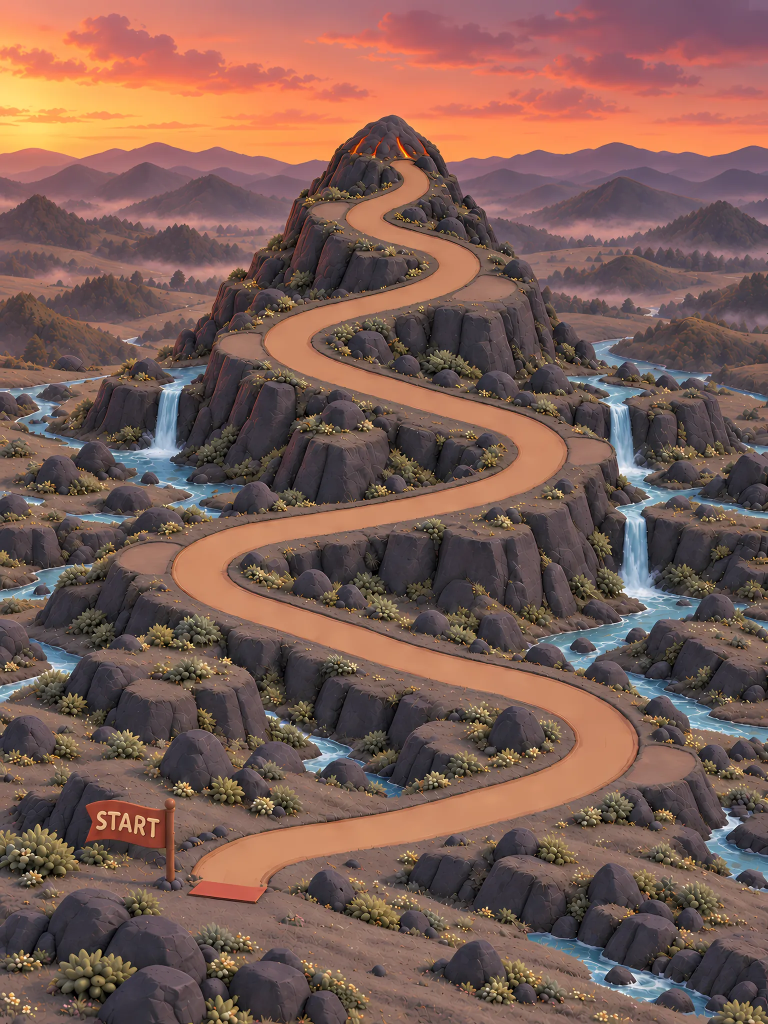
#> input picture assets/climb/ember_peak/background_light.webp, 1536 x 2048 px, given in place of background_light.png, which was not available (shown at 1/2 size)
$ python framing.py
#> lines starting #> are read from the running program, lines starting #| are printed output that depends on the picture; after the words box and inside, x2 and y2 are one past the last pixel; in counts of white or black regions, pixels touching at a corner belong together
### tool/scene_art/trail.py
"""Trail and clearing extraction from a scene-art background image.

Measuring code only (Scene Art Batch 0, docs/design/scene-art/batch0/):
nothing in lib/ imports it. Every function is deterministic, so the same
image always gives the same numbers.

Coordinates: pixels of the image being read, and "normalized" = x / width,
y / height (0-1, origin top left), so images of different sizes compare.
"""

from __future__ import annotations

import dataclasses
import json
import math
import os
from pathlib import Path

import numpy as np
from PIL import Image
from scipy import ndimage
from scipy.sparse import coo_matrix
from scipy.sparse.csgraph import dijkstra
from skimage.color import rgb2lab
from skimage.morphology import disk, skeletonize

REPO = Path(__file__).resolve().parents[2]
SOURCE = REPO / "docs/design/scene-art/source"
# SCENE_ART_OUT redirects every output (used for the deliberate-break runs).
OUT = Path(os.environ.get("SCENE_ART_OUT", REPO / "docs/design/scene-art/batch0"))

# A point on the trail's lowest long leg, normalized. Every theme image has
# the trail at the same place (decision S4), so one seed serves them all; a
# theme that moved its trail fails here first (the seed is off the trail).
SEED = (0.444, 0.6215)

# CIE76 colour distance (Lab) from the trail's own colour.
TRAIL_DELTA_E = 14.0


@dataclasses.dataclass
class Trail:
    image: str
    size: tuple[int, int]  # width, height in px
    points: np.ndarray  # (n, 2) px, start (foot) to end (summit)
    widths: np.ndarray  # (n,) px, across the trail at each point
    mask: np.ndarray  # bool, the trail's pixels
    lab: np.ndarray
    ref: np.ndarray  # the trail's reference Lab colour

    # [4 lines left out: function norm, not called in this run]

    @property
    def length_px(self) -> float:
        return float(np.linalg.norm(np.diff(self.points, axis=0), axis=1).sum())

    def cumulative(self) -> np.ndarray:
        seg = np.linalg.norm(np.diff(self.points, axis=0), axis=1)
        return np.concatenate([[0.0], np.cumsum(seg)])

    def at(self, s: np.ndarray) -> np.ndarray:
        """Points at arc lengths [s] (px) along the polyline."""
        c = self.cumulative()
        return np.stack(
            [np.interp(s, c, self.points[:, 0]), np.interp(s, c, self.points[:, 1])],
            axis=1,
        )

    def steps(self, days: int) -> np.ndarray:
        """Day 0 (the foot) to day [days] (the summit), evenly spaced by arc
        length (decision S2)."""
        return self.at(np.linspace(0, self.length_px, days + 1))

    def width_at(self, s: np.ndarray) -> np.ndarray:
        return np.interp(s, self.cumulative(), self.widths)


def load_lab(path: Path) -> tuple[np.ndarray, np.ndarray]:
    rgb = np.asarray(Image.open(path).convert("RGB"))
    return rgb, rgb2lab(rgb / 255.0)


def _component_at(mask: np.ndarray, xy: tuple[int, int]) -> np.ndarray:
    labels, _ = ndimage.label(mask, structure=np.ones((3, 3)))
    lab_id = labels[xy[1], xy[0]]
    if lab_id == 0:
        raise ValueError("seed is not on the trail colour")
    return labels == lab_id


def trail_mask(lab: np.ndarray) -> tuple[np.ndarray, np.ndarray]:
    h, w = lab.shape[:2]
    sx, sy = int(SEED[0] * w), int(SEED[1] * h)
    r = max(2, w // 400)
    ref = np.median(lab[sy - r : sy + r + 1, sx - r : sx + r + 1].reshape(-1, 3), 0)
    scale = w / 2172  # radii below are tuned on the 2172 px green image
    for _ in range(3):
        dist = np.linalg.norm(lab - ref, axis=-1)
        # Opening cuts thin bridges to look-alike specks; closing and hole
        # filling absorb the trail's own texture and shading.
        m = ndimage.binary_opening(dist < TRAIL_DELTA_E, disk(max(1, round(3 * scale))))
        m = _component_at(m, (sx, sy))
        m = ndimage.binary_closing(m, disk(max(1, round(6 * scale))))
        m = ndimage.binary_fill_holes(m)
        ref = np.median(lab[m], 0)
    return m, ref


def _longest_path(skel: np.ndarray) -> np.ndarray:
    ys, xs = np.nonzero(skel)
    idx = -np.ones(skel.shape, dtype=np.int64)
    idx[ys, xs] = np.arange(len(xs))
    rows, cols, wts = [], [], []
    for dy, dx in ((0, 1), (1, 0), (1, 1), (1, -1)):
        y2, x2 = ys + dy, xs + dx
        ok = (y2 < skel.shape[0]) & (x2 >= 0) & (x2 < skel.shape[1])
        j = np.full(len(xs), -1)
        j[ok] = idx[y2[ok], x2[ok]]
        ok = j >= 0
        rows.append(np.arange(len(xs))[ok])
        cols.append(j[ok])
        wts.append(np.full(ok.sum(), math.hypot(dy, dx)))
    g = coo_matrix(
        (np.concatenate(wts), (np.concatenate(rows), np.concatenate(cols))),
        shape=(len(xs), len(xs)),
    ).tocsr()
    # Tree diameter: farthest from anywhere, then farthest from that.
    d0 = dijkstra(g, directed=False, indices=0)
    a = int(np.nanargmax(np.where(np.isinf(d0), -1, d0)))
    da, pred = dijkstra(g, directed=False, indices=a, return_predecessors=True)
    b = int(np.nanargmax(np.where(np.isinf(da), -1, da)))
    path = [b]
    while path[-1] != a:
        path.append(int(pred[path[-1]]))
    return np.stack([xs[path], ys[path]], axis=1).astype(float)


def _resample(p: np.ndarray, step: float) -> np.ndarray:
    seg = np.linalg.norm(np.diff(p, axis=0), axis=1)
    c = np.concatenate([[0], np.cumsum(seg)])
    s = np.linspace(0, c[-1], max(2, int(round(c[-1] / step)) + 1))
    return np.stack([np.interp(s, c, p[:, 0]), np.interp(s, c, p[:, 1])], 1)


def _inside(mask: np.ndarray, p: np.ndarray) -> bool:
    x, y = int(round(p[0])), int(round(p[1]))
    return 0 <= y < mask.shape[0] and 0 <= x < mask.shape[1] and bool(mask[y, x])


def _ray(mask: np.ndarray, p: np.ndarray, d: np.ndarray, limit: float) -> float:
    t = 0.0
    while t < limit and _inside(mask, p + d * t):
        t += 0.5
    return t


def _widths(mask: np.ndarray, pts: np.ndarray) -> np.ndarray:
    tan = np.gradient(pts, axis=0)
    tan /= np.linalg.norm(tan, axis=1, keepdims=True)
    nrm = np.stack([-tan[:, 1], tan[:, 0]], 1)
    lim = mask.shape[1] * 0.2
    return np.array(
        [_ray(mask, p, n, lim) + _ray(mask, p, -n, lim) for p, n in zip(pts, nrm)]
    )


def _cap(mask: np.ndarray, pts: np.ndarray, half: float) -> np.ndarray:
    """Replace the skeleton's ragged end with a straight run to the end
    piece's centroid. The skeleton wanders where a wide trail ends (at the
    foot the trail is cut square against the START mat), so one trail width
    is cut off; what is left of the trail beyond that point (its pixels
    within two widths, ahead along the tangent) is averaged. An area mean
    does not depend on the skeleton's wobble, so light, dark and other
    themes give the same end."""
    trim = int(max(2, 2 * half))  # resampled at 1 px, so points = px
    body = pts[:-trim]
    b = body[-1]
    d = b - body[-1 - trim]
    d /= np.linalg.norm(d)
    r = 4 * half
    x0, y0 = int(max(0, b[0] - r)), int(max(0, b[1] - r))
    x1, y1 = int(min(mask.shape[1], b[0] + r + 1)), int(min(mask.shape[0], b[1] + r + 1))
    yy, xx = np.mgrid[y0:y1, x0:x1]
    rel = np.stack([xx - b[0], yy - b[1]], -1)
    sel = mask[y0:y1, x0:x1] & ((rel**2).sum(-1) <= r * r) & (rel @ d > 0)
    if not sel.any():
        return body
    end = np.array([xx[sel].mean(), yy[sel].mean()])
    n = int(np.linalg.norm(end - b))
    tail = b + (end - b) * (np.arange(1, n + 1)[:, None] / max(n, 1))
    return np.concatenate([body, tail]) if len(tail) else body


def extract(path: Path, spacing_norm: float = 0.0025) -> Trail:
    rgb, lab = load_lab(path)
    h, w = lab.shape[:2]
    mask, ref = trail_mask(lab)
    soft = ndimage.gaussian_filter(mask.astype(float), sigma=4 * w / 2172) > 0.5
    raw = _longest_path(skeletonize(soft))
    if raw[0, 1] < raw[-1, 1]:  # start at the foot (larger y)
        raw = raw[::-1]
    p = _resample(raw, 1.0)
    # Smooth away the skeleton's pixel staircase; ends are re-cut below.
    sig = 12 * w / 2172
    p = np.stack([ndimage.gaussian_filter1d(p[:, i], sig, mode="nearest") for i in (0, 1)], 1)
    half = float(np.median(_widths(mask, p[:: max(1, len(p) // 200)]))) / 2
    p = _cap(mask, p, half)
    p = _cap(mask, p[::-1], half)[::-1]
    p = _resample(p, spacing_norm * h)
    return Trail(
        image=str(path.relative_to(REPO)) if path.is_relative_to(REPO) else str(path),
        size=(w, h),
        points=p,
        widths=_widths(mask, p),
        mask=mask,
        lab=lab,
        ref=ref,
    )


# [47 lines left out: functions bends, flatness, not called in this run]


# Flat: local L* deviation under this. Clearings measure ~0.1-0.6 inside,
# grass and rock 1-6 (tool/scene_art/README.md).
FLAT_SD = 1.0


# [86 lines left out: functions clearings, horizontal_run, not called in this run]


def horizontal_chord(mask: np.ndarray, p) -> float:
    """The trail's horizontal width (px) through [p]: an avatar stands
    upright, so its footprint lies along x whatever the leg's direction."""
    y = int(round(p[1]))
    row = mask[y]
    x = int(round(p[0]))
    if not row[x]:
        return 0.0
    l = x
    while l > 0 and row[l - 1]:
        l -= 1
    r = x
    while r < len(row) - 1 and row[r + 1]:
        r += 1
    return float(r - l + 1)


# [36 lines left out: functions nearest_arc, compare, not called in this run]


def write_json(path: Path, data) -> None:
    path.parent.mkdir(parents=True, exist_ok=True)
    path.write_text(json.dumps(data, indent=1) + "\n")

### tool/scene_art/framing.py
"""Scene Art Batch 0, step 3: framing and scale of the illustrated scene in
the Home card's window. Renders and numbers only; no product code.

    build/scene_art_venv/bin/python tool/scene_art/framing.py

Options (at the card widths of 320, 375 and 430 pt screens):
  K-a      the image fits the card's width; the camera follows the avatar
           vertically
  K-b 1.3  fitted to the width, then zoomed 1.3x; the camera follows the
           avatar on both axes
  K-b 1.6  the same at 1.6x
  K-c      the whole image fits the window's height; bands at the sides

Writes framing_numbers.txt, framing_<screen>.jpg (one sheet per screen
width: day 3, day 25, the whole mountain) and framing_overview.jpg (375 pt).
"""

from __future__ import annotations

import json
import warnings

import numpy as np
from PIL import Image, ImageDraw, ImageFilter

import trail as T
from trail import horizontal_chord
from extract_trail import font

warnings.filterwarnings("ignore", category=RuntimeWarning)

# --- The Home card today (lib/widgets/monthly_climb/, tool/design_measure) --
WINDOW_H = 350.0  # ClimbCamera.fullWindowHeight
PAWN_AT = 0.72  # ClimbCamera.pawnAt: the avatar at 72 % of the window
SCREENS = (320, 375, 430)


def card_width(screen: float) -> float:
    """tool/design_measure/layouts.dart cardWidth: the window is the card's
    full width (the frame is a foreground border)."""
    return screen - 2 * min(max(screen * 0.045, 16), 28)


# Today's avatar (F1): AvatarTile radius 29 scene units x 350/480 pt per
# unit = a 42.3 pt tile. Its ground shadow is 1.3 x radius = 0.65 of the
# tile (avatar_tile.dart): the avatar's footprint. Measured on the 16
# bundled avatars, the widest body is 0.894 of the tile (avatar_03).
AVATAR_TODAY = 2 * 29 * 350 / 480
SHADOW_SHARE = 0.65
BODY_SHARE = 0.894
# Feet sit on the step: AvatarTile's box top is 55/58 of its side above the
# step (monthly_mountain.dart), so the box bottom is 3/58 below it.
AVATAR_TOP = 55 / 58

# Today's step pill: 18 scene units long (ClimbRoute.stepMarkerSize) at
# 350/480 pt per unit, 13.1 pt; the gap between neighbours is centre
# distance minus that, if pills are kept (an open question, report §5).
PILL_LEN = 18 * 350 / 480

# The summit: the top of the snow cap, marked by hand on
# green/background_light.png (the snow joins the sky in any colour mask).
PEAK = (0.5087, 0.1133)

# The month and step chips cover about the top 48 pt of the window
# (plaque half-height + 6 pt + chip; climb_card.dart). Approximate.
CHIP_BAND = 48.0

OPTIONS = (("K-a", "width", 1.0), ("K-b 1.3", "width", 1.3),
           ("K-b 1.6", "width", 1.6), ("K-c", "height", 1.0))


class Frame:
    # [14 lines left out: functions __init__, offset, not called in this run]

    def to_pt(self, p, off) -> tuple[float, float]:
        return (self.left_pt + (p[0] - off[0]) * self.s, (p[1] - off[1]) * self.s)

    def visible(self, p, off, top_margin=0.0) -> bool:
        x, y = self.to_pt(p, off)
        return 0 <= x <= self.card_w and top_margin <= y <= WINDOW_H


def avatar_sprite() -> Image.Image:
    return Image.open(T.REPO / "assets/avatars/avatar_01.webp").convert("RGBA")


# [36 lines left out: function render, not called in this run]


def main() -> None:
    t = T.extract(T.SOURCE / "green/background_light.png")
#> in load_lab, rgb is the input picture: shape (2048, 1536, 3); mean R, G, B 122.8, 93, 84.5
#> in extract, `rgb, lab = load_lab(path)`:
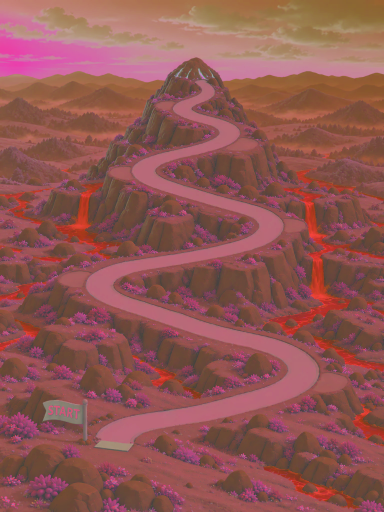
#> lab: shape (2048, 1536, 3) float64 (shown at 1/4 size); mean of channels 0, 1, 2 41.9, 11.1, 9.3; drawn with min black and max white
#> in trail_mask, `ref = np.median(lab[sy - r : sy + r + 1, sx - r : sx + r + 1].reshape(..`: ref = [65.04, 20.44, 29.62]
#> the loop in trail_mask, `for _ in range(3):` made 3 passes
#> (lab_id in _component_at, ref) on passes 1 to 3: (33, [62.89, 20.85, 28.75]), (24, [62.86, 20.85, 28.75]), (25, [62.86, 20.85, 28.75])
#> pass 1, in _component_at, `labels, _ = ndimage.label(mask, structure=np.ones((3, 3)))`:
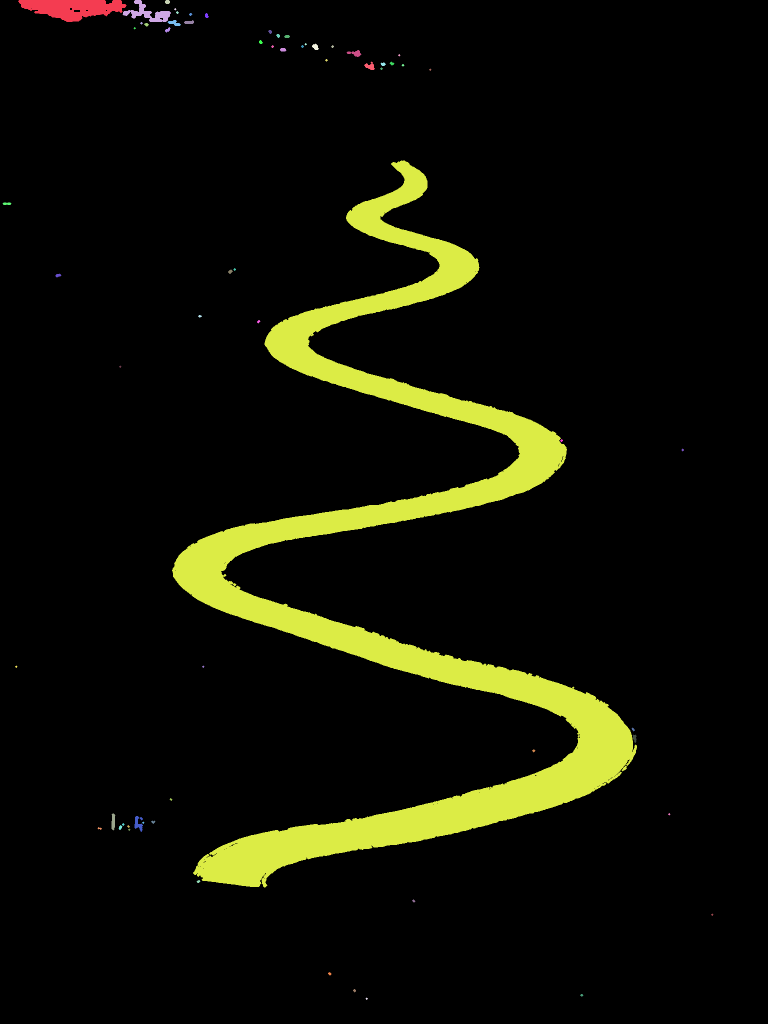
#> labels: shape (2048, 1536) int32 (shown at 1/2 size); 66 distinct labels, from 0 to 65; one colour per label, 0 black
#> pass 1, in trail_mask, `m = _component_at(m, (sx, sy))`:
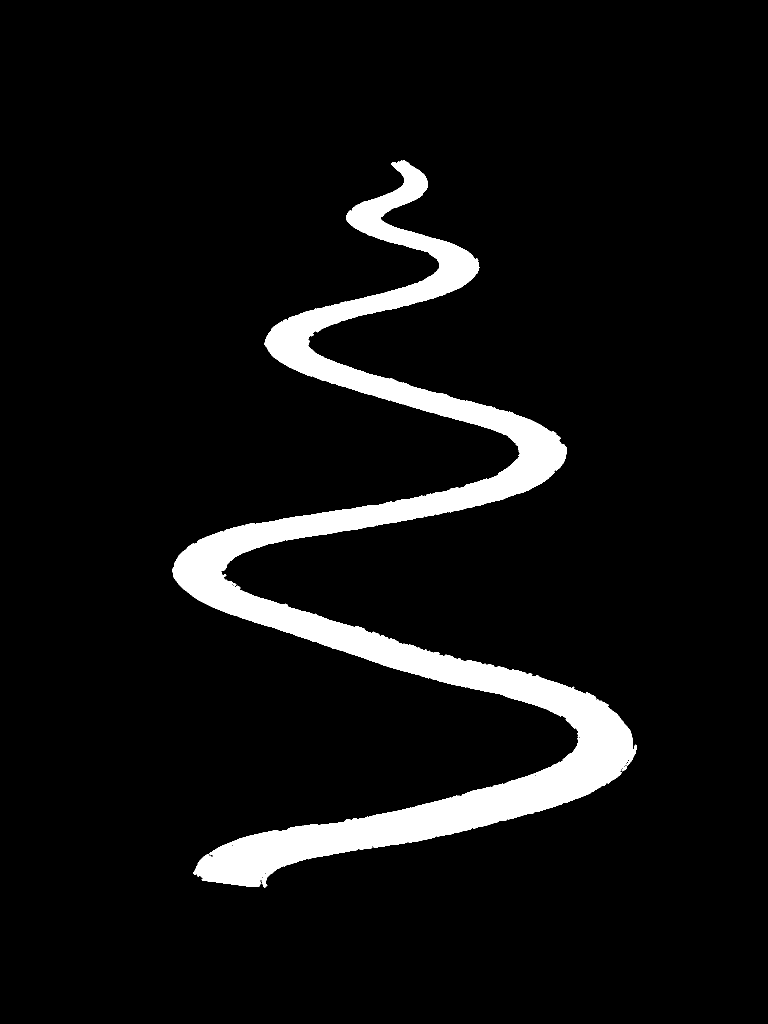
#> m: shape (2048, 1536) bool (shown at 1/2 size); 7% white; 1 white region, box (x1, y1, x2, y2) and area: (344, 321, 1274, 1775) 218881
#> in extract, `mask, ref = trail_mask(lab)`: ref = [62.86, 20.85, 28.75]
#> in _longest_path, `ys, xs = np.nonzero(skel)`: ys = 3770 values from 328 to 1769; xs = 3770 values, max 1225 at index 2869, min 380 at index 1993, mean 791.4
#> in _longest_path, `idx[ys, xs] = np.arange(len(xs))`:
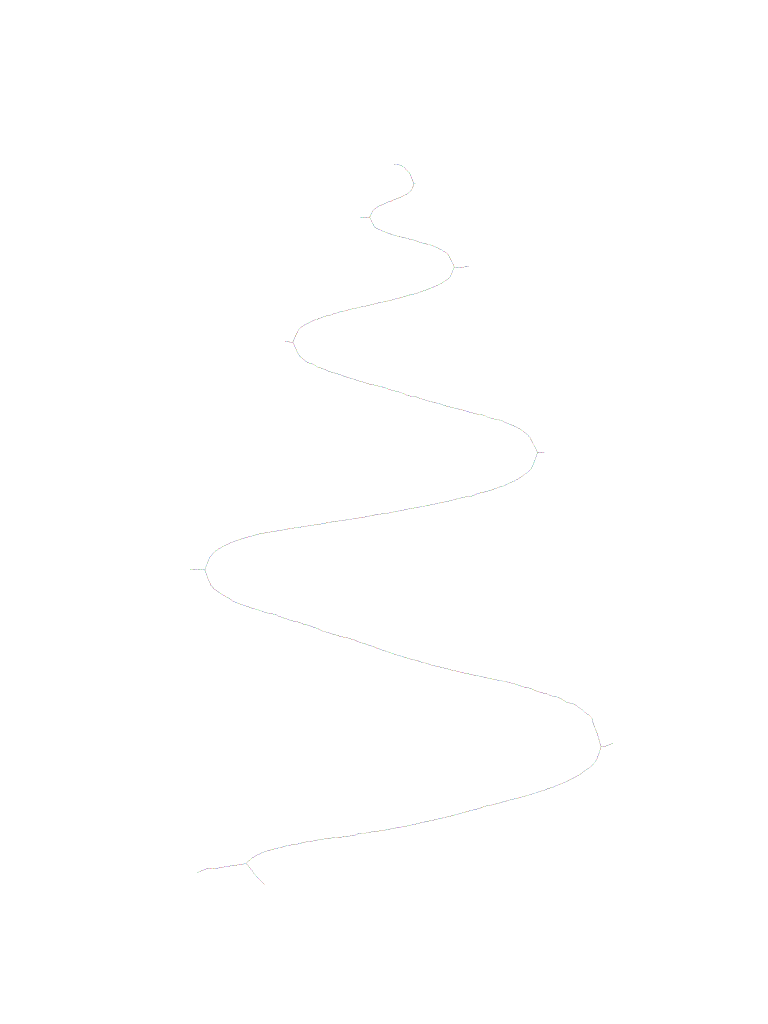
#> idx: shape (2048, 1536) int64 (shown at 1/2 size); 3771 distinct labels, from -1 to 3769; one colour per label, 0 black, -1 white
#> after the loop in _longest_path, `for dy, dx in ((0, 1), (1, 0), (1, 1), (1, -1)):`: cols = 4 items
#> (the rest of the program and of its run is left out)
